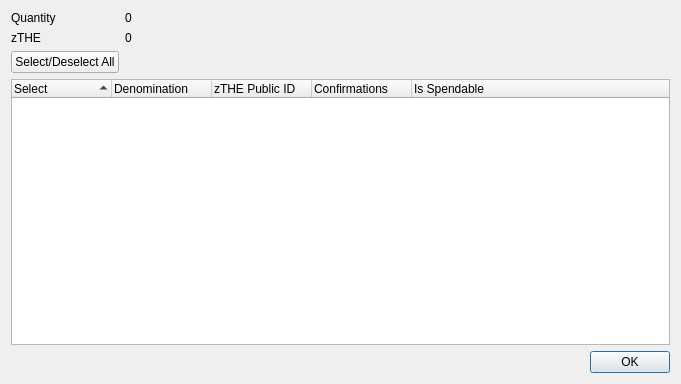
<?xml version="1.0" encoding="UTF-8"?>
<ui version="4.0">
 <class>ZTHEControlDialog</class>
 <widget class="QDialog" name="ZTHEControlDialog">
  <property name="geometry">
   <rect>
    <x>0</x>
    <y>0</y>
    <width>681</width>
    <height>384</height>
   </rect>
  </property>
  <property name="minimumSize">
   <size>
    <width>681</width>
    <height>384</height>
   </size>
  </property>
  <property name="windowTitle">
   <string>Select zTHE to Spend</string>
  </property>
  <layout class="QGridLayout" name="gridLayout">
   <item row="0" column="0">
    <layout class="QFormLayout" name="formLayout">
     <property name="sizeConstraint">
      <enum>QLayout::SetDefaultConstraint</enum>
     </property>
     <item row="0" column="0">
      <widget class="QLabel" name="labelQuantity">
       <property name="text">
        <string>Quantity</string>
       </property>
      </widget>
     </item>
     <item row="0" column="1">
      <widget class="QLabel" name="labelQuantity_int">
       <property name="text">
        <string>0</string>
       </property>
      </widget>
     </item>
     <item row="1" column="0">
      <widget class="QLabel" name="labelZTHE">
       <property name="text">
        <string>zTHE</string>
       </property>
      </widget>
     </item>
     <item row="1" column="1">
      <widget class="QLabel" name="labelZTHE_int">
       <property name="text">
        <string>0</string>
       </property>
      </widget>
     </item>
     <item row="2" column="0">
      <widget class="QPushButton" name="pushButtonAll">
       <property name="text">
        <string>Select/Deselect All</string>
       </property>
      </widget>
     </item>
    </layout>
   </item>
   <item row="1" column="0">
    <layout class="QVBoxLayout" name="verticalLayout">
     <item>
      <widget class="QTreeWidget" name="treeWidget">
       <property name="minimumSize">
        <size>
         <width>0</width>
         <height>250</height>
        </size>
       </property>
       <property name="alternatingRowColors">
        <bool>true</bool>
       </property>
       <property name="sortingEnabled">
        <bool>true</bool>
       </property>
       <property name="columnCount">
        <number>5</number>
       </property>
       <attribute name="headerDefaultSectionSize">
        <number>100</number>
       </attribute>
       <column>
        <property name="text">
         <string notr="true">Select</string>
        </property>
       </column>
       <column>
        <property name="text">
         <string notr="true">Denomination</string>
        </property>
       </column>
       <column>
        <property name="text">
         <string notr="true">zTHE Public ID</string>
        </property>
       </column>
       <column>
        <property name="text">
         <string notr="true">Confirmations</string>
        </property>
       </column>
       <column>
        <property name="text">
         <string>Is Spendable</string>
        </property>
       </column>
      </widget>
     </item>
     <item>
      <widget class="QDialogButtonBox" name="buttonBox">
       <property name="orientation">
        <enum>Qt::Horizontal</enum>
       </property>
       <property name="standardButtons">
        <set>QDialogButtonBox::Ok</set>
       </property>
      </widget>
     </item>
    </layout>
   </item>
  </layout>
 </widget>
 <resources/>
 <connections>
  <connection>
   <sender>buttonBox</sender>
   <signal>accepted()</signal>
   <receiver>ZTHEControlDialog</receiver>
   <slot>accept()</slot>
   <hints>
    <hint type="sourcelabel">
     <x>248</x>
     <y>254</y>
    </hint>
    <hint type="destinationlabel">
     <x>157</x>
     <y>274</y>
    </hint>
   </hints>
  </connection>
  <connection>
   <sender>buttonBox</sender>
   <signal>rejected()</signal>
   <receiver>ZTHEControlDialog</receiver>
   <slot>reject()</slot>
   <hints>
    <hint type="sourcelabel">
     <x>316</x>
     <y>260</y>
    </hint>
    <hint type="destinationlabel">
     <x>286</x>
     <y>274</y>
    </hint>
   </hints>
  </connection>
 </connections>
</ui>
